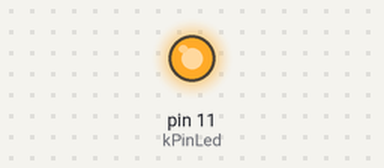
Bench run of a sketch on a simulated Arduino Uno, built with avr-gcc and run on an emulated ATmega328P. On the bench: output pins drawn as LEDs (lit = HIGH).

Above: at 2.5 s.
At 8.5 s:
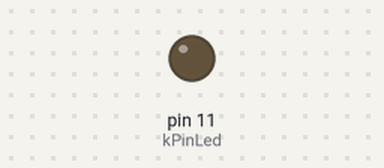
Timing chart, 0 to 15.6 s (numbered marks = the images above):
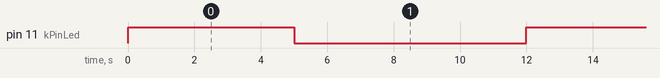

The sketch:

activity1_challenge_blinkinglight.ino
```cpp
const int kPinLed = 11;
void setup() {
  pinMode(kPinLed, OUTPUT);
}

void loop() {
  digitalWrite(kPinLed, HIGH);
  delay(5000);
  digitalWrite(kPinLed, LOW);
  delay(7000);
}
```

Measured:
- by itself, pin 11 (kPinLed): alternates HIGH for 5.0 s and LOW for 7.0 s
